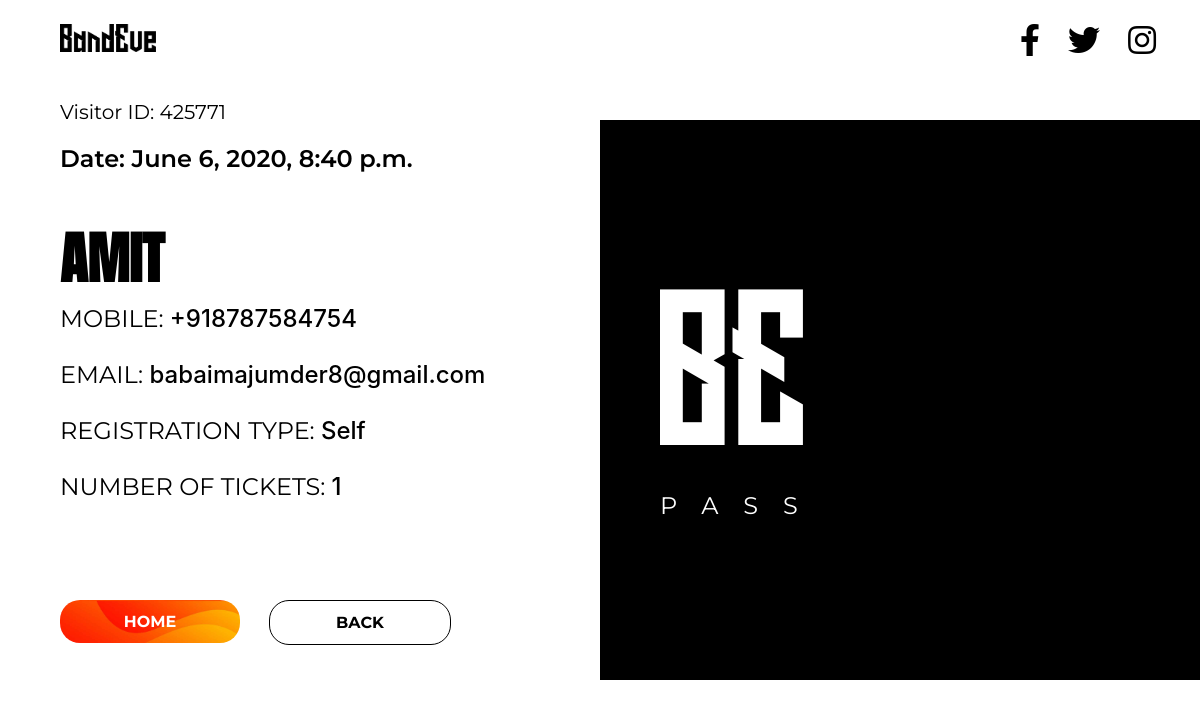
The page /manager/profile/60/ (signed in) on the database its author committed.
### event/models.py (models this page shows, shortened)
class Register(models.Model):
    regChoice = (
        ('Self', 'Self'),
        ('Group', 'Group'),
        ('Corporate', 'Corporate'),
        ('Others', 'Others'),
    )
    name = models.CharField(max_length=50)
    email = models.EmailField(max_length=254,null=True)
    phoneNumber = PhoneNumberField(null=True)
    idCard = models.ImageField(upload_to='idCard', null=True)
    regType = models.CharField(max_length=25, choices=regChoice,null=True)
    ticketNo = models.IntegerField(default=1,null=True)
    date = models.DateTimeField(auto_now=True)
    expDate = models.DateTimeField(null=True)
    status = models.BooleanField(default=False)
    random = models.IntegerField(null=True)

### admin_app/views.py (the view)
# urls.py: path('profile/<int:key>/', views.profile, name='profile'),
@login_required(login_url="manager_login")
def profile(request, key):
    data = Register.objects.get(id=key)
    context = {"data": data}
    return render(request, "profile.html", context)

### templates/profile.html (shortened to what this page needs)
{% load static %}
<!DOCTYPE html>
<html lang="en">
<head>
    <link rel="stylesheet" href="https://cdnjs.cloudflare.com/ajax/libs/font-awesome/5.12.0-2/css/all.min.css">
    <link rel="stylesheet" href="{% static 'css/admin_profile.css' %}">
</head>
<body>
    <span id="blk">
        <p id="pass">BE</p>
        <p id="pass2">PASS</p>
    </span>
    <div>
    <img id="bev" src="{% static 'img/Bandeve.png' %}" alt="">
    <div id="icons">
    <a href="#"><i id="icon" class="fab fa-facebook-f fa-2x"></i></a>
    <a href="#"><i id="icon" class="fab fa-twitter fa-2x"></i></a>
    <a href="#"><i id="icon" class="fab fa-instagram fa-2x"></i></a>
    </div>
    </div>
    <div>
      <p id="vid">Visitor ID: {{ data.random}}</p>
      <p id="date">Date: {{ data.date}}</p>
    </div>
    <div id="detail">
    <p id="name">{{ data.name}}</p>
    <p id="phn">Mobile: <span id="phn2">{{data.phoneNumber}}</span> </p>
    <p id="email">email: <span id="email2">{{data.email}}</span> </p>
    <p id="reg">Registration Type: <span id="reg2">{{data.regType}}</span> </p>
    <p id="not">Number of Tickets: <span id="not2">{{data.ticketNo}}</span></p>
    </div>
    <a id="btn1" href="/">HOME</a>
    <a id="btn2" href="{% url 'admin_page' %}">BACK</a>
</body>
</html>

### static/css/admin_profile.css (style rules this page uses)
body { margin: 0; padding: 0; }
#icons { left: 85%; position: absolute; top: 3%; z-index: 10; }
#icon { color: black; margin-right: 2vw; }
#bev { left: 5%; width: 8vw; height: auto; position: absolute; top: 3%; background: rgba(112, 43, 43, 0); z-index: 8; }
#vid { left: 5%; font-family: montserrat,'sans-serif'; font-size: 2.5vh; height: auto; position: absolute; top: 10%; background: rgba(112, 43, 43, 0); z-index: 8; }
#date { left: 5%; font-family: montserrat,'sans-serif'; font-size: 3vh; font-weight: 600; height: auto; position: absolute; top: 15%; background: rgba(112, 43, 43, 0); z-index: 8; }
#name { top: 20%; left: 5%; font-size: 7vh; height: auto; position: absolute; width: 30vw; font-weight: 700; background: rgba(112, 43, 43, 0); z-index: 8; text-transform: uppercase; font-family: 'Anton', sans-serif; }
#phn { top: 35%; left: 5%; font-size: 3vh; height: auto; position: absolute; background: rgba(112, 43, 43, 0); z-index: 8; text-transform: uppercase; font-family: montserrat,'sans-serif'; }
#email { top: 42%; left: 5%; font-size: 3vh; height: auto; position: absolute; background: rgba(112, 43, 43, 0); z-index: 8; text-transform: uppercase; font-family: montserrat,'sans-serif'; }
#email2,#phn2,#reg2,#not2 { text-transform: none; font-weight: 500; font-family: -apple-system, BlinkMacSystemFont, 'Segoe UI', Roboto, Oxygen, Ubuntu, Cantarell, 'Open Sans', 'Helvetica Neue', sans-serif; }
#reg { top: 49%; left: 5%; font-size: 3vh; height: auto; position: absolute; background: rgba(112, 43, 43, 0); z-index: 8; text-transform: uppercase; font-family: montserrat,'sans-serif'; }
#not { top: 56%; left: 5%; font-size: 3vh; height: auto; position: absolute; background: rgba(112, 43, 43, 0); z-index: 8; text-transform: uppercase; font-family: montserrat,'sans-serif'; }
#blk { height: 70vh; width: 50vw; position: absolute; top: 15%; background: rgb(0, 0, 0); z-index: 8; right: 0%; }
#pass { color: rgb(255, 255, 255); font-size: 25vh; font-family: longshot; margin-left: 5vw; margin-top: 20vh; margin-bottom: 0; }
#pass2 { width: 8vw; font-size: 3vh; letter-spacing: 25px; text-align: left; margin-left: 5vw; margin-top: 0; color: rgb(255, 255, 255); font-family: 'Montserrat', sans-serif; }
#btn1 { left: 5%; width: 15vw; background-size: cover; text-align: center; padding: 1.5vh 0px 1.5vh 0px; border-radius: 20px; font-size: 2vh; font-weight: 700; text-decoration: none; color: rgb(255, 255, 255); font-family: 'Montserrat', sans-serif; position: absolute; top: 75%; z-index: 10; }
#btn2 { left: 30%; width: 15vw; background: rgb(255, 255, 255); background-size: cover; text-align: center; padding: 1.5vh 0px 1.5vh 0px; border: solid 1px rgb(0, 0, 0); border-radius: 20px; font-size: 2vh; font-weight: 700; text-decoration: none; color: rgb(0, 0, 0); font-family: 'Montserrat', sans-serif; position: absolute; top: 75%; transform: translate(-50%, 0%); z-index: 10; }

### rows shown on the page
Register: random "425771", date "June 6, 2020, 8:40 p.m.", name "AMIT", phoneNumber "+918787584754", email "babaimajumder8@gmail.com", regType "Self", ticketNo "1"
